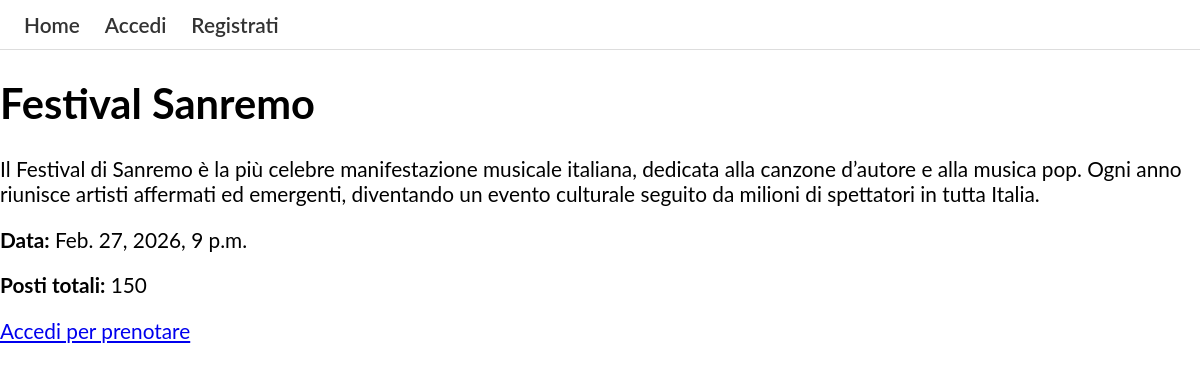
/catalog/evento/1/, run on the app's committed database.
### catalog/models.py (models this page shows, shortened)
class Evento(models.Model):
    titolo = models.CharField(max_length=200)
    descrizione = models.TextField(blank=True)
    data = models.DateTimeField()
    posti_totali = models.PositiveIntegerField()
    creatore = models.ForeignKey(User, on_delete=models.CASCADE)
    immagine = models.ImageField(upload_to="eventi/",blank=True,null=True)
    class Meta:
        verbose_name = "Evento"
        verbose_name_plural = "Eventi"

### catalog/views.py (the view)
# urls.py: path('evento/<int:pk>/', views.EventoDetailView.as_view(), name='evento-detail'),
class EventoDetailView(generic.DetailView):
    model = Evento
    def get_context_data(self, **kwargs):
        context = super().get_context_data(**kwargs)
        if self.request.user.is_authenticated:
            context['gia_prenotato'] = Prenotazione.objects.filter(
                evento=self.object,
                utente=self.request.user
            ).exists()
        return context

### catalog/templates/catalog/evento_detail.html (shortened to what this page needs)
{% extends "base_generic.html" %}
{% block content %}
<h1>{{ object.titolo }}</h1>
<p>{{ object.descrizione }}</p>
<p><strong>Data:</strong> {{ object.data }}</p>
<p><strong>Posti totali:</strong> {{ object.posti_totali }}</p>
{% if user.is_authenticated %}
  {% if gia_prenotato %}
    <p><strong>Hai già prenotato questo evento.</strong></p>
  {% else %}
    <a href="{% url 'prenota-evento' object.id %}">Prenota evento</a>
  {% endif %}
{% else %}
  <p><a href="{% url 'login' %}?next={{ request.path }}">Accedi per prenotare</a></p>
{% endif %}
{% endblock %}

### catalog/static/css/styles.css (style rules this page uses)
body { font-family: "Lato", sans-serif; font-size: 1.3em; margin: 0; padding: 0; }

### data on the page
Evento: titolo "Festival Sanremo", descrizione "Il Festival di Sanremo è la più celebre manifestazione musicale italiana, dedicata alla canzone d’autore e alla musica pop. Ogni anno riunisce artisti affermati ed emergenti, diventando un evento culturale seguito da milioni di spettatori in tutta Italia.", data "Feb. 27, 2026, 9 p.m.", posti_totali "150"
